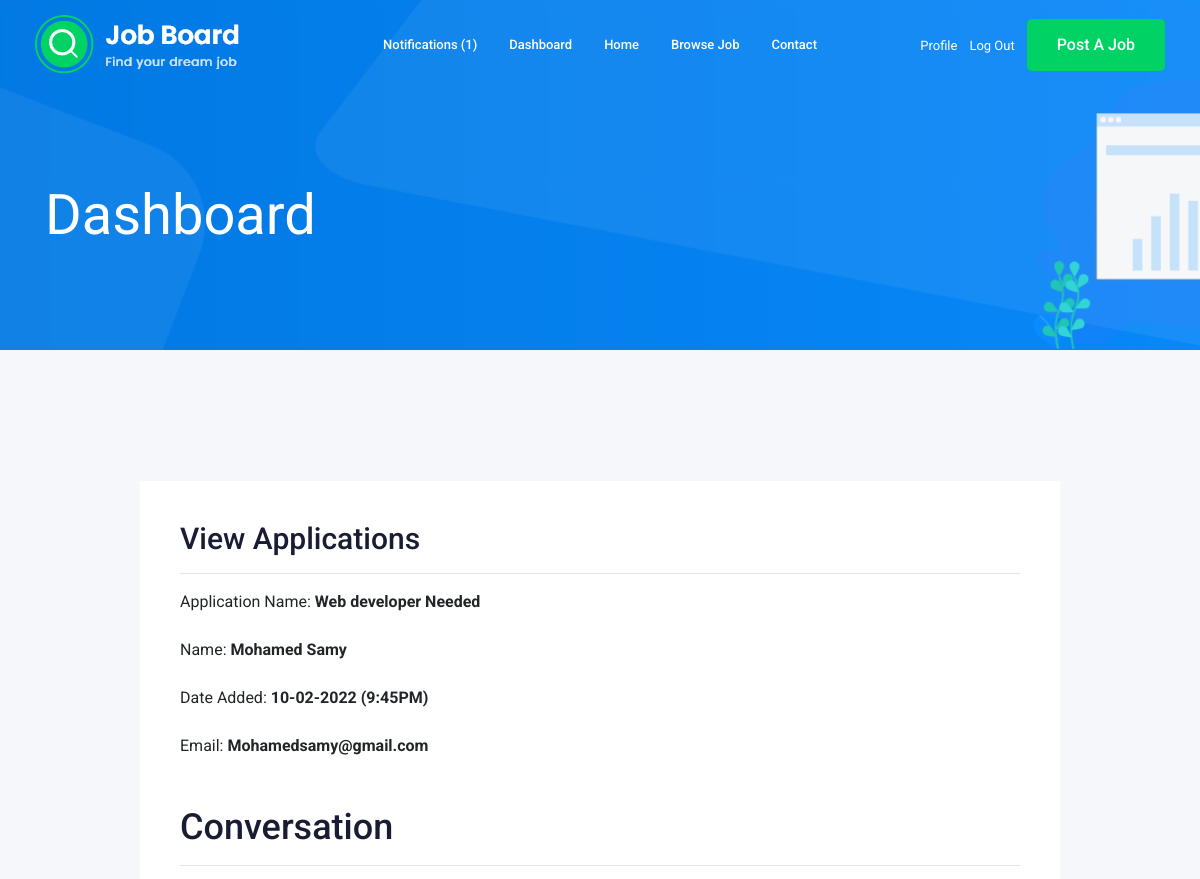
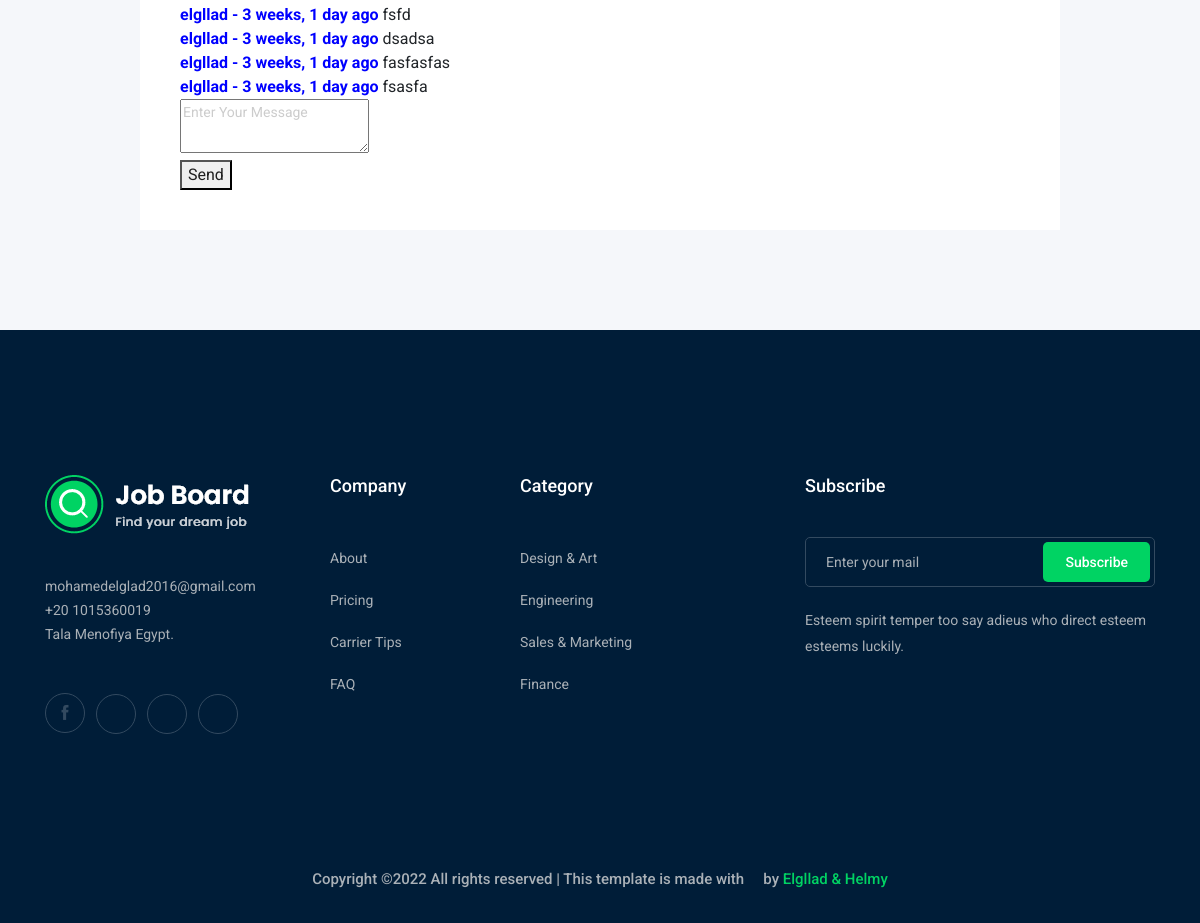
/accounts/application/1/ (signed in), run on the app's committed database (2 pictures, top to bottom).
### job/models.py (models this page shows, shortened)
class ApllayJob(models.Model):
    job = models.ForeignKey(Job,related_name='applications',on_delete=models.CASCADE)
    name = models.CharField(max_length=50)
    email = EmailField(max_length=100)
    portfolio_link = models.URLField(blank=True,null=True)
    cv = models.FileField(upload_to='apply_job/')
    coverLetter= TextField(max_length=500)
    created_by = models.ForeignKey(User,related_name='applications',on_delete=models.CASCADE)
    created_at = models.DateTimeField(auto_now_add=True)

class Job(models.Model):            #table
    owner = models.ForeignKey(User,related_name='job_owner',on_delete=CASCADE)   # column                                     #column
    title = models.CharField(max_length=40)
    location = models.CharField(max_length=30)
    job_type = models.CharField(max_length=15,choices=JOB_TYPE)
    description = RichTextField()
    published_at = models.DateTimeField(auto_now_add=True)
    vacancy = models.IntegerField(default=1)
    salary = models.IntegerField(default=0)
    experience = models.IntegerField(default=0)
    category = models.ForeignKey('Category',on_delete=CASCADE)
    img = models.ImageField(upload_to=image_upload,blank=True,null=True)
    slug = models.SlugField(blank=True,null=True)

### accounts/models.py (models this page shows)
class ConversationMessage(models.Model):
    application = models.ForeignKey(ApllayJob, related_name='conversationmessages', on_delete=models.CASCADE)
    content = models.TextField()
    sender = models.ForeignKey(User,related_name='sender',on_delete=models.CASCADE)
    reciever = models.ForeignKey(User,related_name='reciever',on_delete=models.CASCADE)
    created_at = models.DateTimeField(auto_now_add=True)
    class Meta:
        ordering = ['created_at']

### accounts/views.py (the view)
# urls.py: path('application/<int:application_id>/',views.view_application,name='view_application'),
@login_required
def view_application(request,application_id):
    if request.user.userprofile.User_Type == 'Employer':
        application = get_object_or_404(ApllayJob,pk=application_id)
    else:
        application = get_object_or_404(ApllayJob,pk=application_id,created_by = request.user)
    current_user = request.user
    messages = ConversationMessage.objects.all().order_by("created_at")
    if request.method =='POST':
        content = request.POST.get('content')
        if content:
            reciever = application.created_by
            conversationmessage = ConversationMessage.objects.create(application=application,content=content,sender=request.user,reciever=reciever)
            return HttpResponseRedirect(request.META.get('HTTP_REFERER'))
    return render(request,'accounts/applications.html',{'application':application,'messages':messages,'current_user':current_user})

### nnotification/context_processors.py (called while the page is built)
def notifications(request):
    if request.user.is_authenticated:
        return {'notifications': request.user.notifications.filter(is_read=False)}
    else:
        return {'notifications': []}

### accounts/templates/accounts/applications.html (shortened to what this page needs)
{% extends 'base.html' %}
{% load static %}
{% load bootstrap4 %}
{% block body %}
    <div class="bradcam_area bradcam_bg_1">
        <div class="container">
            <div class="row">
                <div class="col-xl-12">
                    <div class="bradcam_text">
                        <h3>Dashboard</h3>
                    </div>
                </div>
            </div>
        </div>
    </div>
    <div class="job_details_area">
        <div class="container">
            <div class="row">
                <div class="col-lg-10 mx-auto">
                    <div class="apply_job_form white-bg">
                        <h2>View Applications </h2><hr>
                            <div class="job_content " style="display:flex;justify-content:space-between">
                                <div >
                                    <ul>
                                        <li>Application Name: <span style="font-weight:bold"> {{application.job.title}} </span></li><br>
                                        <li>Name: <span style="font-weight:bold"> {{application.name}} </span></li><br>
                                        <li>Date Added: <span style="font-weight:bold"> {{application.created_at|date:'d-m-Y (fA)'}} </span></li><br>
                                        <li>Email: <span style="font-weight:bold"> {{application.email}} </span></li><br>
                                    </ul>
                                </div><hr>
                                </div>
                                <div>  <br>
                                    <h1>Conversation</h1>   <hr>
                                    {% for message in messages %}
                                    {% if message.application == application%}
                                        {% if message.sender == application.created_by or message.reciever == application.created_by %}
                                        <div class="notification">
                                            {%if message.sender != current_user%}
                                            <b>{{message.sender.username}} - {{message.created_at|timesince}} ago</b>
                                            {%else%}
                                            <b style='color:blue;'>{{message.sender.username}} - {{message.created_at|timesince}} ago</b>
                                            {%endif%}
                                            {{message.content}}
                                        </div>
                                    {%endif%}
                                    {%endif%}
                                    {%endfor%}
                                    <form method="post" action="#">
                                        <div class="field">
                                            <div class="control">
                                                <textarea class="textarea" placeholder="Enter Your Message" name="content" id="id_content"></textarea>
                                            </div>
                                        </div>
                                            <button class="button is-success">Send</button>
                                    </form>
                                  </div>
                    </div>
                </div>
                </div>
            </div>
        </div>
{% endblock body %}

### data on the page
ApllayJob: job "Web developer Needed", name "Mohamed Samy", created_at "10-02-2022 (9:45PM)", email "Mohamedsamy@gmail.com"
ConversationMessage: sender.username "elgllad", created_at "3 weeks, 1 day", content "fsfd"
ConversationMessage: sender.username "elgllad", created_at "3 weeks, 1 day", content "dsadsa"
ConversationMessage: sender.username "elgllad", created_at "3 weeks, 1 day", content "fasfasfas"
ConversationMessage: sender.username "elgllad", created_at "3 weeks, 1 day", content "fsasfa"

### other printed values
{{ notifications.count }} "1"
